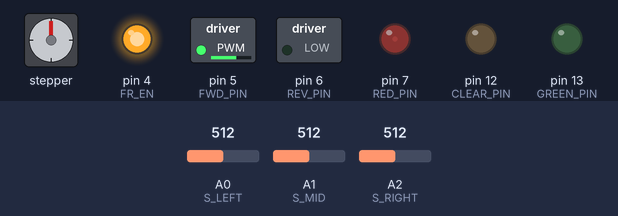
Simulated run of this sketch. Board: Arduino Uno, built with avr-gcc and run on an emulated ATmega328P. Parts: stepper motor, switched loads named in the sketch (green lamp = pin HIGH), output pins drawn as LEDs (lit = HIGH). Wiring (inferred from the names in the program): stepper motor (200 steps per turn assumed): coils pin 8, pin 9, pin 11, pin 10. Dashed ring = blinking. Inputs (shaded band) come from the test bench; at power-on: A0 (S_LEFT) = 512, A1 (S_MID) = 512, A2 (S_RIGHT) = 512. Pins used as bus, display or sensor lines are not drawn; what the sketch prints to the serial monitor is not drawn.

Above: at 1.28 s.
1.3 s: A0 (S_LEFT) set to 90
At 2.0 s:
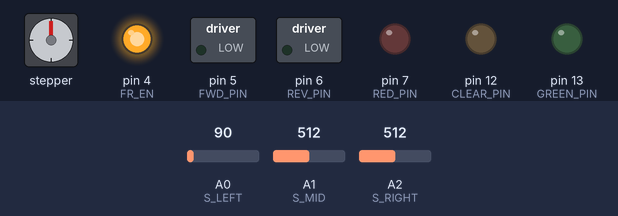
4.3 s: A1 (S_MID) set to 109
7.3 s: A1 (S_MID) set to 91
At 7.8 s:
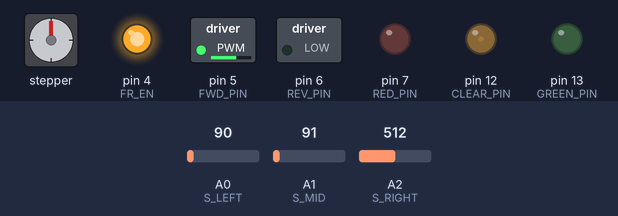
10.3 s: A2 (S_RIGHT) set to 111
13.3 s: A2 (S_RIGHT) set to 91
At 13.8 s:
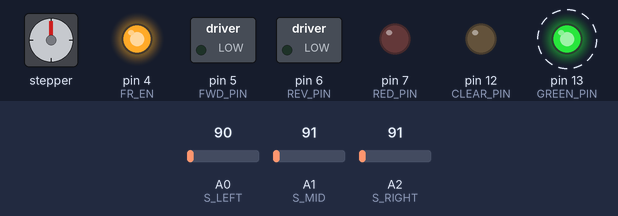
Timing chart, 0 to 17.3 s (numbered marks = the images above; inputs shaded):
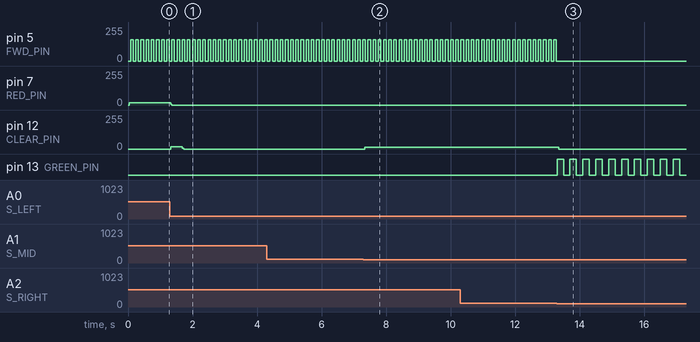

The sketch:

bullduino.ino
```cpp
/*
* To do:
* - Add mechanical limit switches or current measurement to front stepper to detect binding on the edge of the rack
* - Fix logic in checkSteering() to take into account the direction the motor has been turning -
    also experiment with different minimum turning time segments
* - Input filtering for IR sensors if needed?
* - Improve "I'm Lost" behavior
* - Speed up/slow down
* - eventually learn the lap
*/

// the "enable" pin turns off the ability to drive that side of the h-bridge
#define FR_EN 4
#define FWD_PIN 5
#define REV_PIN 6
#define LR_EN 8
#define RIGHT_PIN 9
#define LEFT_PIN 10

#define S_LEFT A0
#define S_MID A1
#define S_RIGHT A2

#define RED_PIN 7
#define YELLOW_PIN 11
#define CLEAR_PIN 12
#define GREEN_PIN 13

// the current position of the wheels
int currentAngle=0;
// the desired position of the wheels
int desiredAngle=0;
// the time since the last steering update
unsigned long t=0;
unsigned long ts;

void checkSteering() {
  // update the time since the last steering update
  t=millis()-ts;
  if(t < 1) {
    return;
  }
  ts=millis();

  // if we're to the right of where we should be
  if(currentAngle > desiredAngle) {
     digitalWrite(RIGHT_PIN, LOW);
     digitalWrite(LEFT_PIN, HIGH);
     currentAngle-=t;
   } else if(currentAngle < desiredAngle) {
     digitalWrite(LEFT_PIN, LOW);
     digitalWrite(RIGHT_PIN, HIGH);
     currentAngle+=t;
   } else {
     // dead center
     digitalWrite(RIGHT_PIN, LOW);
     digitalWrite(LEFT_PIN, LOW);
   }
}

void stopAll() {
  analogWrite(RIGHT_PIN, 0);
  analogWrite(LEFT_PIN, 0);
  analogWrite(FWD_PIN, 0);
  analogWrite(REV_PIN, 0);
}

#define MAX_TURN 210

void stop(void) {
  analogWrite(REV_PIN, 0);
  analogWrite(FWD_PIN, 0);
}

void fwd(int x) {
  analogWrite(REV_PIN, 0);
  analogWrite(FWD_PIN, x);
}

void rev(int x) {
  analogWrite(FWD_PIN, 0);
  analogWrite(REV_PIN, x);
}

void halt(byte pin, int dur) {
  stopAll();
  while(true) {
    digitalWrite(pin, HIGH);
    delay(dur);
    digitalWrite(pin, LOW);
    delay(dur);
  }
}

#define SZ 10

int l, m, r;
void setup() {
  Serial.begin(115200);
  analogReference(DEFAULT);
  pinMode(S_LEFT, INPUT);
  pinMode(S_MID, INPUT);
  pinMode(S_RIGHT, INPUT);
  digitalWrite(S_LEFT, LOW);
  digitalWrite(S_MID, LOW);
  digitalWrite(S_RIGHT, LOW);
  pinMode(FR_EN, OUTPUT);
  pinMode(FWD_PIN, OUTPUT);
  pinMode(REV_PIN, OUTPUT);
  pinMode(LR_EN, OUTPUT);
  pinMode(LEFT_PIN, OUTPUT);
  pinMode(RIGHT_PIN, OUTPUT);
  pinMode(RED_PIN, OUTPUT);
  pinMode(YELLOW_PIN, OUTPUT);
  pinMode(CLEAR_PIN, OUTPUT);
  pinMode(GREEN_PIN, OUTPUT);
  digitalWrite(FR_EN, HIGH);
  digitalWrite(LR_EN, HIGH);
  analogWrite(RIGHT_PIN, 0);
  analogWrite(LEFT_PIN, 0);
  analogWrite(FWD_PIN, 0);
  analogWrite(REV_PIN, 0);
  stopAll();
}

void clearLEDs() {
  digitalWrite(RED_PIN, LOW);
  digitalWrite(YELLOW_PIN, LOW);
  digitalWrite(GREEN_PIN, LOW);
  digitalWrite(CLEAR_PIN, LOW);
}
#define LOW_THRESH 300
#define HIGH_THRESH 600
#define MID_THRESH 450
// threshold for analogRead() to say we're over a reflective surface -- low is more reflective, high is less reflective
// this is empirical right now but calibrate() is supposed to find it but is not finished yet.
#define THRESH 100

long not_found_ctr=0;
int on=1;

void loop() {
  checkSteering();
  if((millis() / 80) % 2) {
    fwd(160);
  } else {
    stop();
  }
/*
  Serial.print(currentAngle);
  Serial.print(" ");
  Serial.println(desiredAngle);

  if((millis() / 2000) % 2) {
    desiredAngle=0;
  } else {
    if((millis() / 1000) % 2) {
      desiredAngle=210;
    } else {
      desiredAngle=-210;
    }
  }
  */

  clearLEDs();
  l=analogRead(S_LEFT);
  r=analogRead(S_RIGHT);
  m=analogRead(S_MID);
  Serial.print(currentAngle);
  Serial.print(" ");
  Serial.print(desiredAngle);
  Serial.print(" ");
  Serial.print(l);
  Serial.print(" ");
  Serial.print(m);
  Serial.print(" ");
  Serial.println(r);
  if(l < THRESH && m < THRESH && r < THRESH) {
    halt(GREEN_PIN, 200);
  } else if(not_found_ctr > 1000) {
    halt(RED_PIN, 500);
  } else {
    if(l > THRESH && m > THRESH && r > THRESH) {
      digitalWrite(RED_PIN, HIGH);
      not_found_ctr++;
    } else {
      not_found_ctr=0;
      if(l < THRESH && desiredAngle > -200) {
        digitalWrite(CLEAR_PIN, HIGH);
        desiredAngle--;
      } else if(r < THRESH && desiredAngle < 200) {
        digitalWrite(GREEN_PIN, HIGH);
        desiredAngle++;
      } else if(m < THRESH) {
        digitalWrite(YELLOW_PIN, HIGH);
        desiredAngle=0;
      }
    }
  }
}
```

Measured:
- the behaviour switches between 100 and 99 on A2 (S_RIGHT) (found by bisection; images 2 and 3)
- after the input at 1.3 s, pin 12 (CLEAR_PIN): 0/255 → 16/255 at once, → 0/255 0.36 s later
- after the input at 7.3 s, pin 12 (CLEAR_PIN): 0/255 → 15/255 after 0.05 s
- after the input at 13.3 s, pin 5 (FWD_PIN): stops changing and stays 0/255; pin 12 (CLEAR_PIN): 15/255 → 0/255 after 0.05 s; pin 13 (GREEN_PIN): alternates HIGH for 0.20 s and LOW for 0.20 s, starting at once
- by itself, pin 5 (FWD_PIN): alternates 160/255 for 0.08 s and 0/255 for 0.08 s
